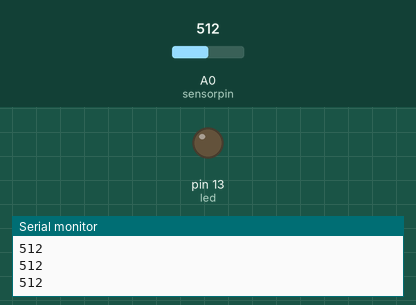
Recording of a sketch running on a simulated Arduino Uno, built with avr-gcc and run on an emulated ATmega328P. Shown: output pins drawn as LEDs (lit = HIGH), the last lines printed to the serial monitor. The inputs (shaded band) are chosen by the test bench; at power-on: A0 (sensorpin) = 512.

Above: at 1.2 s.
1.3 s: A0 (sensorpin) set to 105
2.8 s: A0 (sensorpin) set to 93
At 3.6 s:
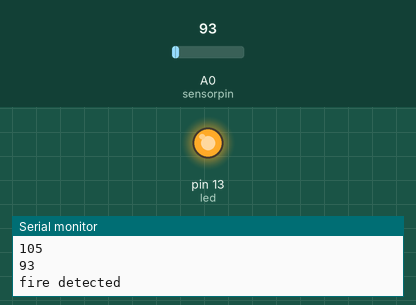
5.8 s: A0 (sensorpin) set to 110
At 6.5 s:
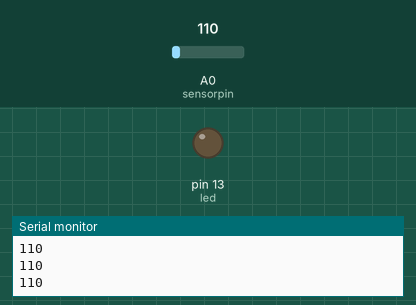
7.3 s: A0 (sensorpin) set to 90
At 8.1 s:
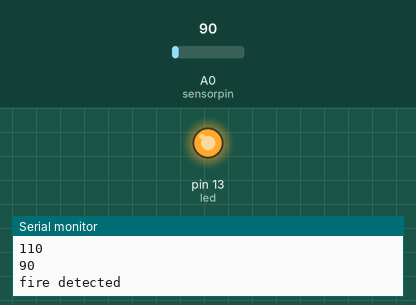
Timing chart, 0 to 10.3 s (numbered marks = the images above; inputs shaded):
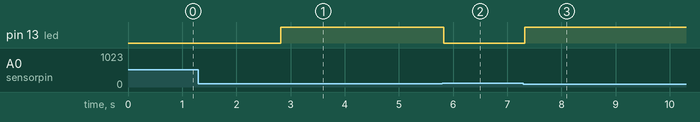

Measured:
- the behaviour switches between 100 and 99 on A0 (sensorpin) (found by bisection; images 0 and 1)
- after the input at 2.8 s, pin 13 (led): LOW → HIGH at once
- after the input at 5.8 s, pin 13 (led): HIGH → LOW at once
- after the input at 7.3 s, pin 13 (led): LOW → HIGH at once

The sketch:

fire.ino
```cpp
int sensorpin=A0;
int sensorvalue=0;
int led=13;

void setup() {
  Serial.begin(9600);
  pinMode(led,OUTPUT);

}

void loop() {
  sensorvalue=analogRead(sensorpin);
  Serial.println(sensorvalue);
  if(sensorvalue<100){
    Serial.println("fire detected");
    digitalWrite(led,HIGH);
    delay(1000);

  }
    digitalWrite(led,LOW);

}
```
